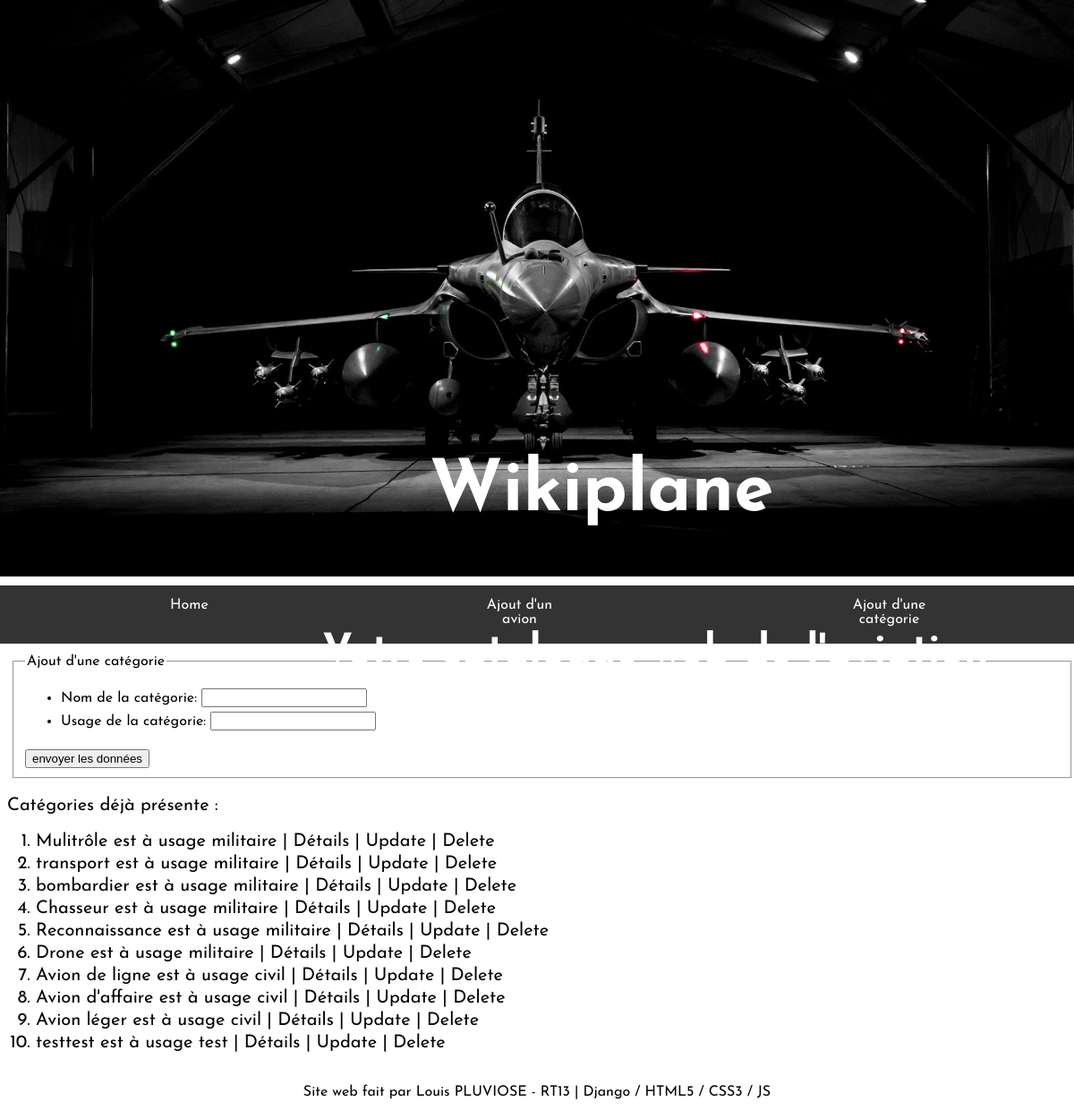
Before: /application/ajoutc/ with the older database file.
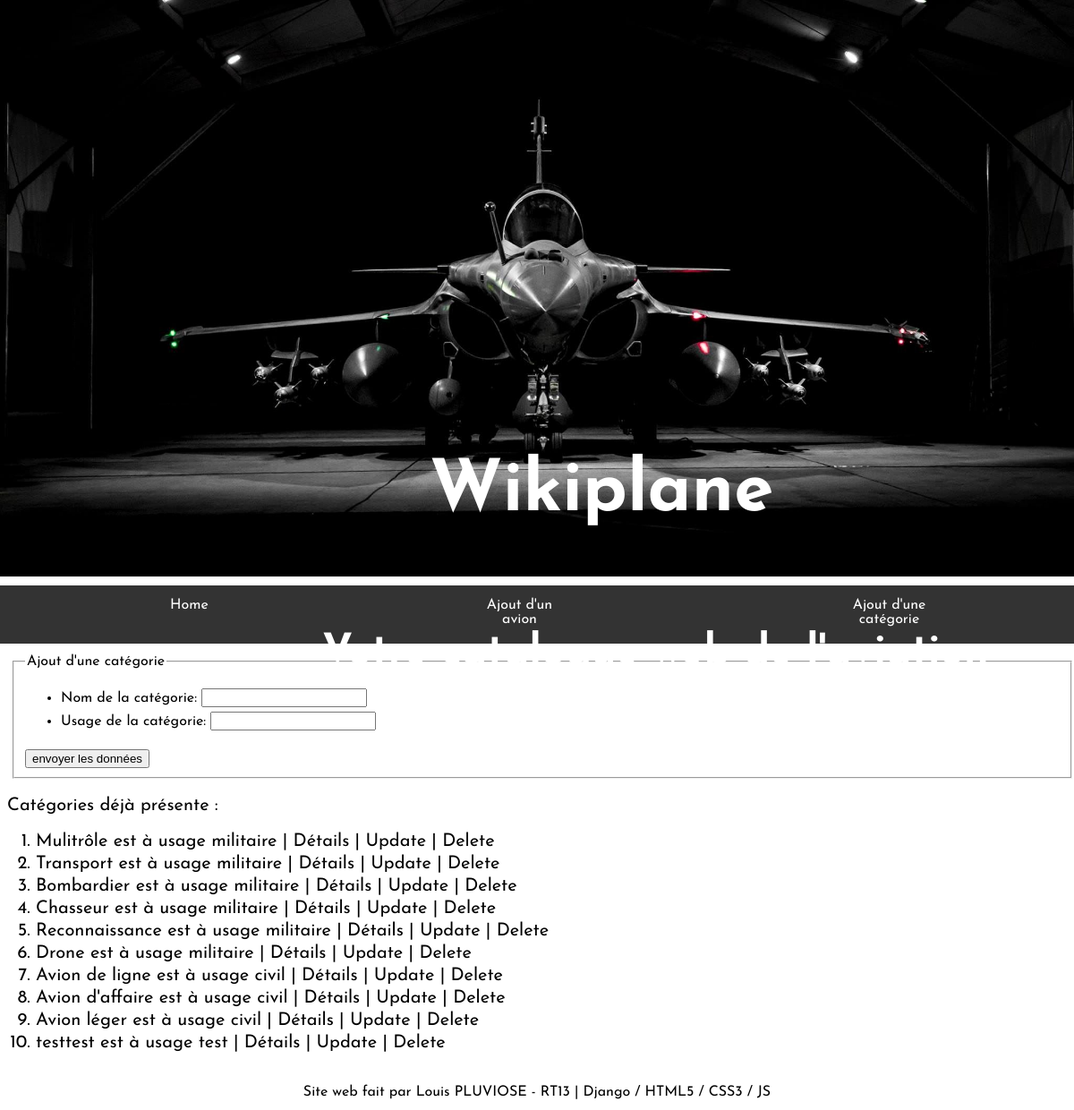
After: the same page with the newer database file.
### application/models.py (models this page shows, shortened)
class Categorie(models.Model):
    usage = models.CharField(max_length=100)
    nomc = models.CharField(max_length=100)
    def __str__(self):
        chaine = f"{self.nomc} est à usage {self.usage}"
        return chaine

### application/views.py (the view)
# urls.py: path("ajoutc/", views.ajoutc, name="ajoutc"),
def ajoutc(request):
    listec = list(models.Categorie.objects.all())
    if request.GET.get("POST"):
        form = CategorieForm(request)
        if form.is_valid():
            livre = form.save()
            return HttpResponseRedirect("/application/")
        else:
            return render(request,"application/ajoutc.html",{"form": form, 'listec': listec})
    else :
        form = CategorieForm()
        return render(request,"application/ajoutc.html",{"form": form, 'listec': listec})

### application/forms.py
class CategorieForm(ModelForm):
    class Meta:
        model = models.Categorie
        fields = {'nomc', 'usage'}
        labels = {
            'nomc': _('Nom de la catégorie'),
            'usage': _('Usage de la catégorie'),
        }

### application/templates/application/ajoutc.html (shortened to what this page needs)
{% extends "application/main.html" %}
{% block content %}
<form class="form-horizontal" method="post" action="/application/traitementc/">
<fieldset>
<legend>Ajout d'une catégorie</legend>
  <ul>
    {{form.as_ul}}
  </ul>
  <input type="submit" value="envoyer les données"/>
</fieldset>
</form>
<p class="presentationaffiche">Catégories déjà présente : </p>
<ol>
    {% for l in listec %}
        <li> {{l}} <a href="/application/affichec/{{l.id}}"> | Détails </a><a href="/application/updatec/{{l.id}}"> | Update </a><a href="/application/deletec/{{l.id}}"> | Delete</a></li>
    {% endfor %}
</ol>
{% endblock %}

Changed rows visible on the page:
changed Categorie: nomc+usage "transport est à usage militaire" → "Transport est à usage militaire"
changed Categorie: nomc+usage "bombardier est à usage militaire" → "Bombardier est à usage militaire"
